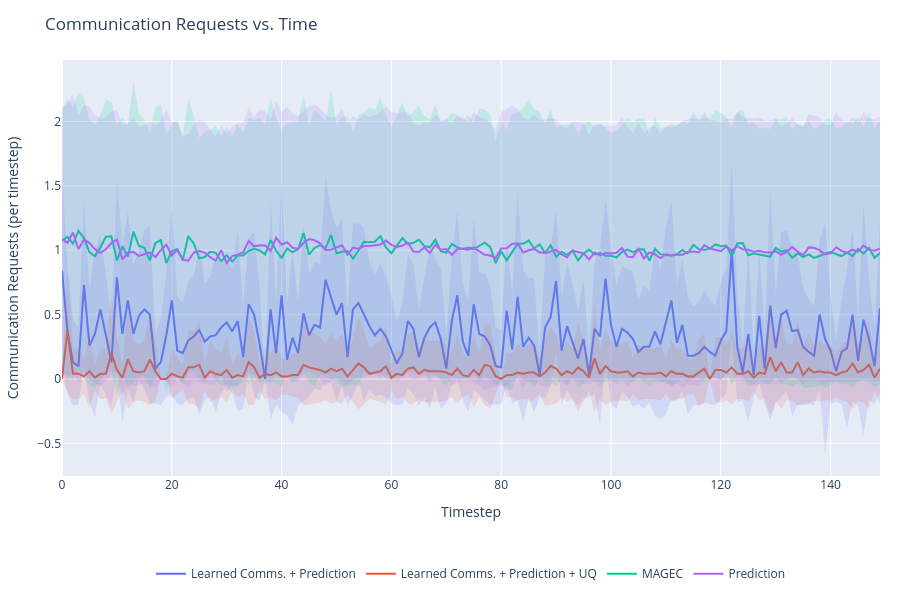

Here is the notebook cell this chart was saved with:
### Code cell
fig = go.Figure()

for series in output:
    if SERIES_TO_PLOT is not None and series not in SERIES_TO_PLOT:
        continue

    color = series_colors.get(series, '#888888')
    all_exps_s = list(output[series].keys())

    all_requests = []
    for exp in all_exps_s:
        r = np.array(output[series][exp]['communication']['requests_made'][...])
        # r shape: (episodes, timesteps, agents) -> sum over agents, keep timesteps
        r2d = r.reshape(r.shape[0], r.shape[1], -1).sum(axis=2)  # (episodes, timesteps)
        all_requests.append(r2d)

    if all_requests:
        all_requests = np.concatenate(all_requests, axis=0)  # (total_episodes, timesteps)
        mean_req = all_requests.mean(axis=0)
        std_req = all_requests.std(axis=0)
        timesteps = np.arange(len(mean_req))

        fig.add_trace(go.Scatter(
            x=timesteps,
            y=mean_req,
            mode='lines',
            name=series,
            line=dict(color=color),
            legendgroup=series,
            hovertemplate=f"{series}<br>t=%{{x}}<br>requests=%{{y:.2f}}<extra></extra>",
        ))
        # Std band
        fig.add_trace(go.Scatter(
            x=np.concatenate([timesteps, timesteps[::-1]]).tolist(),
            y=np.concatenate([mean_req + std_req, (mean_req - std_req)[::-1]]).tolist(),
            fill='toself',
            fillcolor=color,
            line=dict(color='rgba(255,255,255,0)'),
            opacity=0.15,
            legendgroup=series,
            showlegend=False,
            hoverinfo='skip',
        ))

fig.update_layout(
    title="Communication Requests vs. Time",
    xaxis_title="Timestep",
    yaxis_title="Communication Requests (per timestep)",
    height=600,
    hovermode='closest',
    autosize=True,
    margin=dict(l=60, r=20, t=60, b=120),
    legend=dict(orientation='h', yanchor='top', y=-0.2, xanchor='center', x=0.5),
)
fig.show()

### Figure 1 — Plotly figure (JSON) as saved in the notebook; plotly's stock layout.template omitted (floating-point values rounded to 4 significant figures; data arrays with more than 128 entries replaced by an {"elided": "..."} marker saying what was removed)
{"data": [{"hovertemplate": "Learned Comms. + Prediction<br>t=%{x}<br>requests=%{y:.2f}<extra></extra>", "legendgroup": "Learned Comms. + Prediction", "line": {"color": "#636EFA"}, "mode": "lines", "name": "Learned Comms. + Prediction", "type": "scatter", "x": {"elided": "150 int values"}, "y": {"elided": "150 float values"}}, {"fill": "toself", "fillcolor": "#636EFA", "hoverinfo": "skip", "legendgroup": "Learned Comms. + Prediction", "line": {"color": "rgba(255,255,255,0)"}, "opacity": 0.15, "showlegend": false, "type": "scatter", "x": {"elided": "300 int values"}, "y": {"elided": "300 float values"}}, {"hovertemplate": "Learned Comms. + Prediction + UQ<br>t=%{x}<br>requests=%{y:.2f}<extra></extra>", "legendgroup": "Learned Comms. + Prediction + UQ", "line": {"color": "#EF553B"}, "mode": "lines", "name": "Learned Comms. + Prediction + UQ", "type": "scatter", "x": {"elided": "150 int values"}, "y": {"elided": "150 float values"}}, {"fill": "toself", "fillcolor": "#EF553B", "hoverinfo": "skip", "legendgroup": "Learned Comms. + Prediction + UQ", "line": {"color": "rgba(255,255,255,0)"}, "opacity": 0.15, "showlegend": false, "type": "scatter", "x": {"elided": "300 int values"}, "y": {"elided": "300 float values"}}, {"hovertemplate": "MAGEC<br>t=%{x}<br>requests=%{y:.2f}<extra></extra>", "legendgroup": "MAGEC", "line": {"color": "#00CC96"}, "mode": "lines", "name": "MAGEC", "type": "scatter", "x": {"elided": "150 int values"}, "y": {"elided": "150 float values"}}, {"fill": "toself", "fillcolor": "#00CC96", "hoverinfo": "skip", "legendgroup": "MAGEC", "line": {"color": "rgba(255,255,255,0)"}, "opacity": 0.15, "showlegend": false, "type": "scatter", "x": {"elided": "300 int values"}, "y": {"elided": "300 float values"}}, {"hovertemplate": "Prediction<br>t=%{x}<br>requests=%{y:.2f}<extra></extra>", "legendgroup": "Prediction", "line": {"color": "#AB63FA"}, "mode": "lines", "name": "Prediction", "type": "scatter", "x": {"elided": "150 int values"}, "y": {"elided": "150 float values"}}, {"fill": "toself", "fillcolor": "#AB63FA", "hoverinfo": "skip", "legendgroup": "Prediction", "line": {"color": "rgba(255,255,255,0)"}, "opacity": 0.15, "showlegend": false, "type": "scatter", "x": {"elided": "300 int values"}, "y": {"elided": "300 float values"}}], "layout": {"autosize": true, "height": 600, "hovermode": "closest", "legend": {"orientation": "h", "x": 0.5, "xanchor": "center", "y": -0.2, "yanchor": "top"}, "margin": {"b": 120, "l": 60, "r": 20, "t": 60}, "title": {"text": "Communication Requests vs. Time"}, "xaxis": {"title": {"text": "Timestep"}}, "yaxis": {"title": {"text": "Communication Requests (per timestep)"}}}}
